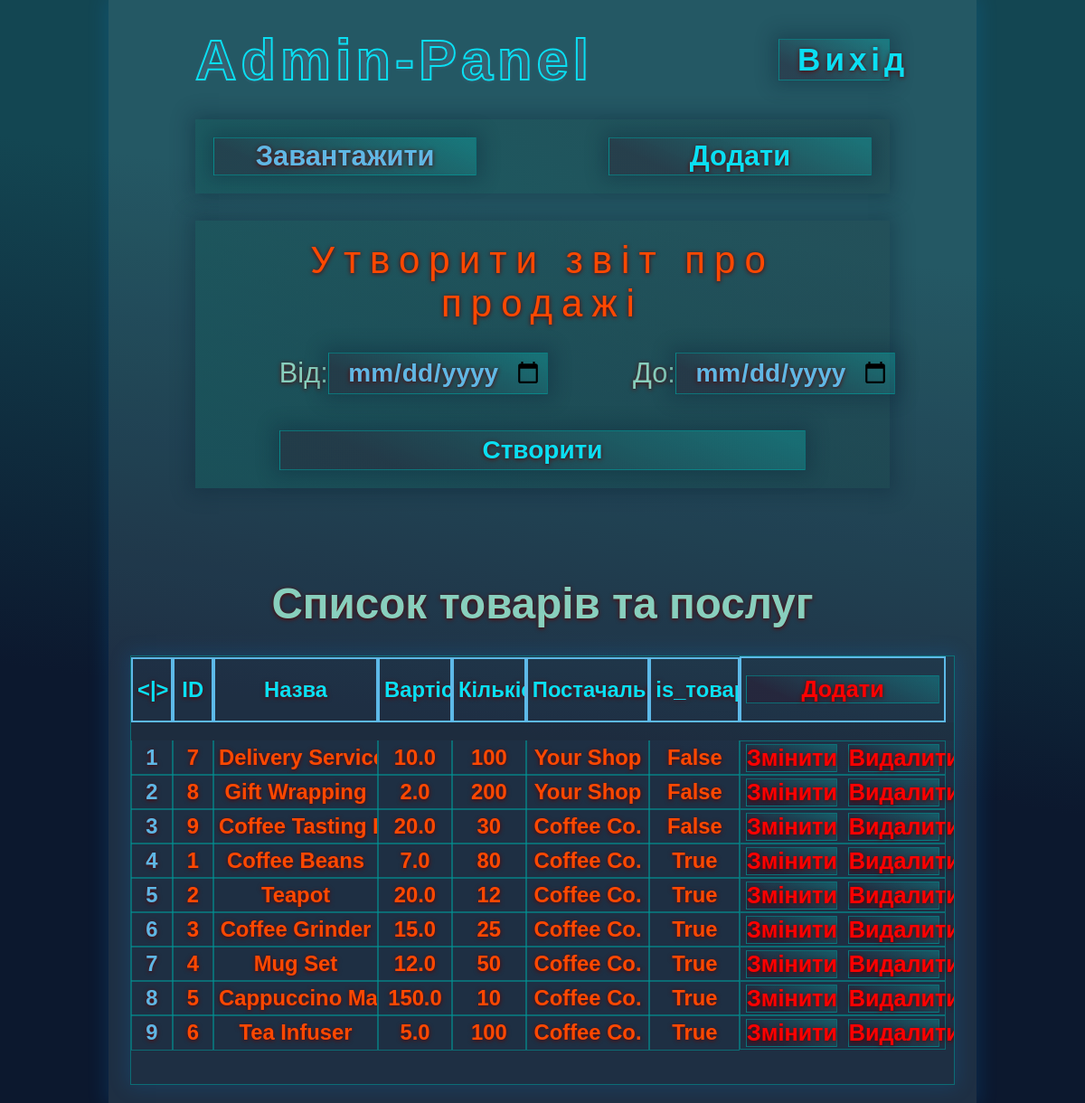
Page /admin/admin-panel (signed in) on the earlier database version.
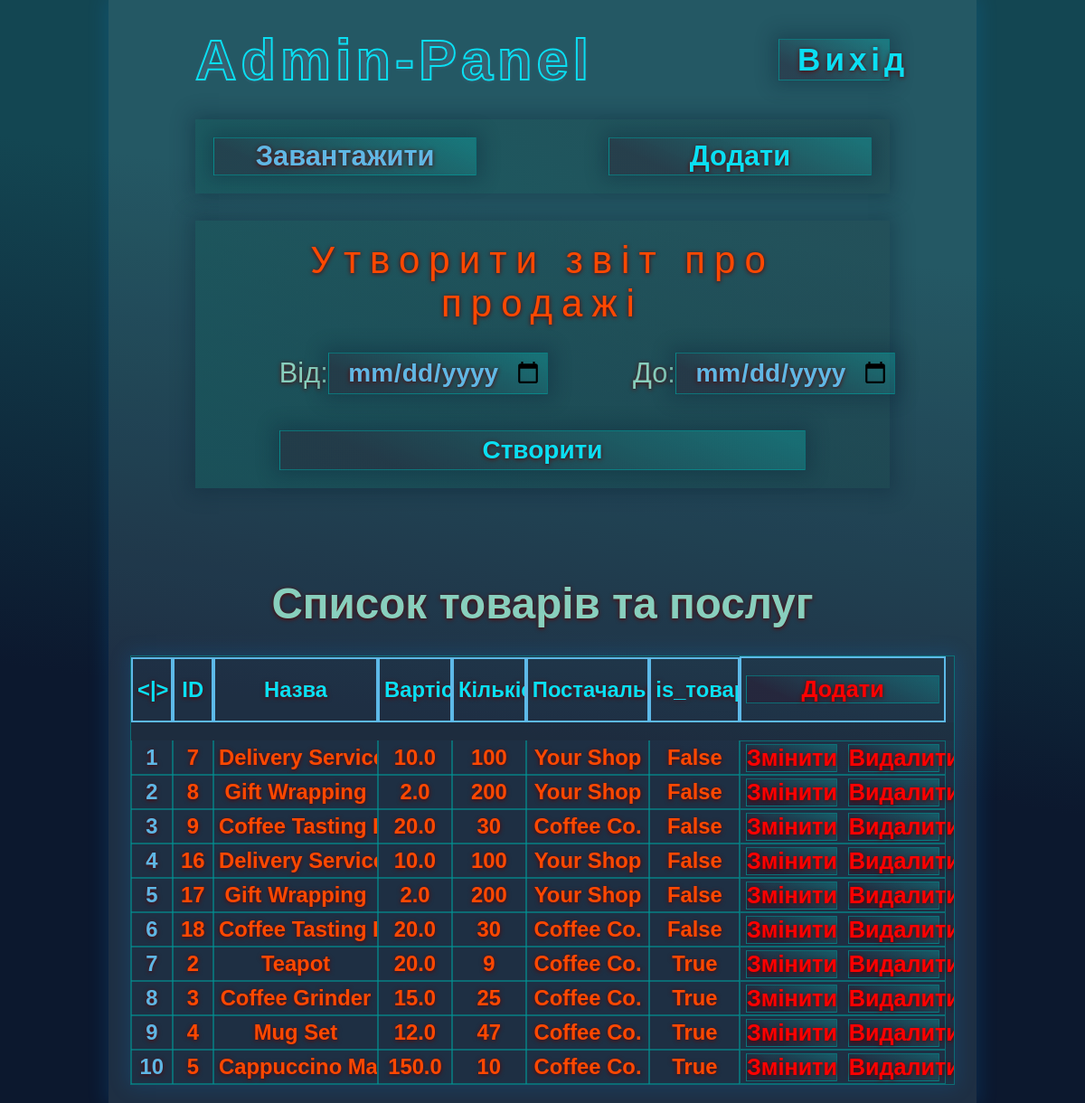
Same page on the later database version.
### models_pack.py (models this page shows, shortened)
class ProductsAndServices(dBase.Model):
    __tablename__ = 'products_and_services'
    id = dBase.Column(dBase.Integer, primary_key=True)
    name = dBase.Column(dBase.String(255), nullable=False)
    price = dBase.Column(dBase.Float, nullable=False)
    quantity = dBase.Column(dBase.Integer, nullable=False)
    supplier = dBase.Column(dBase.String(255), nullable=False)
    is_product = dBase.Column(dBase.Boolean, default=True)
    definition = dBase.Column(dBase.Text(), nullable=True)
    invoice_id = dBase.Column(dBase.Integer, dBase.ForeignKey('income_invoices.id'))
    income_invoice_rel = dBase.relationship('IncomeInvoices', back_populates='products_rel')

### admin.py (the view)
@Admin.route('/admin-panel', methods=["GET", "POST"])
@login_required
def show_admin_panel():
    gnt_form = GenerateReportForm()
    products = dBase.session.query(ProductsAndServices).order_by(ProductsAndServices.is_product).all()
    return render_template(
              'admin.html',  products=products, title="Admin-Panel", gnt_form=gnt_form
    )

### Forms.py
class GenerateReportForm(FlaskForm):
    start_date = DateField('Вiд:', format='%Y-%m-%d', validators=[DataRequired()])
    finish_date = DateField('До:', format='%Y-%m-%d', validators=[DataRequired()])
    submit_rpt = SubmitField('Створити')

### main.py (called while the page is built)
@login_manager.user_loader
def load_user(id):
    return Customers.query.get(int(id))

### templates/admin.html (shortened to what this page needs)
{% extends "admin_base.html" %}
{% block admin_panel %}
    <div class="main">
        <div class="header">
            <h2>Admin-Panel</h2>
            <a href="{{ url_for('logout') }}">Виxiд</a>
        </div>
        <div class="load-excel">
            <form action="{{ url_for('admin.load_excel') }}" method="post" enctype="multipart/form-data">
                <label class="btn-load-excel-label" for="file-input"> Завантажити</label>
                <input type="submit" value="Додати">
            </form>
        </div>
        <div class="generate-report">
            <h1>Утворити звiт про продажi</h1>
            <form action="{{ url_for('admin.generate_report') }}" method="post">
                <div class="trigger-time">
                    <div>
                        {{ gnt_form.start_date.label() }}
                        {{ gnt_form.start_date() }}
                    </div>
                    <div>
                        {{ gnt_form.finish_date.label() }}
                        {{ gnt_form.finish_date() }}
                    </div>
                </div>
                {{ gnt_form.submit_rpt(class="report-btn") }}
            </form>
        </div>
        <div class="list-products">
            <div class="message-block-admin">
            </div>
            <h1>Список товарiв та послуг</h1>
            <div class="table">
                <div class="th">
                    <label><|></label>
                    <label>ID</label>
                    <label>Назва</label>
                    <label>Вартість</label>
                    <label>Кількість</label>
                    <label>Постачальники</label>
                    <label>is_товар</label>
                    <label><a href="{{ url_for('admin.action_nodes', product_id = None) }}">Додати</a></label>
                </div>
                <div class="tbody">
                    {% for product in products %}
                    <div class="td">
                        <p>{{ loop.index }}</p>
                        <p>{{ product.id }}</p>
                        <p>{{ product.name }}</p>
                        <p>{{ product.price }}</p>
                        <p>{{ product.quantity }}</p>
                        <p>{{ product.supplier }}</p>
                        <p>{{ product.is_product }}</p>
                        <div>
                            <a href="{{ url_for('admin.action_nodes', product_id=product.id) }}">Змiнити</a>
                            <a href="{{ url_for('admin.delete_nodes', product_id=product.id) }}">Видалити</a>
                        </div>
                    </div>
                    {% endfor %}
                </div>
            </div>
        </div>
    </div>
{% endblock %}

### templates/admin_base.html (shortened to what this page needs)
<!DOCTYPE html>
<html lang="en">
    <head>
        <link rel="stylesheet" href="{{ url_for('static', filename='css/admin-style.css') }}">
        <link rel="stylesheet" href="{{ url_for('static', filename='css/errors.css') }}">
        <link rel="stylesheet" href="{{ url_for('static', filename='css/block-pack.css') }}">
        <link rel="stylesheet" href="{{ url_for('static', filename='css/root-pack.css') }}">
    </head>
    <body>
        <div class="container">
              {% block admin_panel  %}{% endblock %}
        </div>
    </body>
</html>

### static/css/errors.css (style rules this page uses)
.list-products .message-block-admin { width: 100%; position: absolute; margin-top: -70px; height: 50px; justify-content: center; font-size: 3rem; border-radius: 10px; text-align: center; overflow-y: hidden; }

### static/css/root-pack.css (style rules this page uses)
:root { --box-shadow: 0 0 20px 6px rgba(10, 30, 50, 0.3); --box-shadow-neon: 0 0 20px 3px rgba(0, 153, 255, 0.151); --font-color-orange: rgb(255, 72, 0); --color-input-back: rgba(78, 126, 134, 0.57); --font-color-blue: rgb(100, 200, 250, 0.9); --font-color-lightgreen: rgb(136, 207, 189); --font-color-select: rgb(10, 223, 243); --text-shadow: 0 1px 5px rgb(90, 2, 2); --gradient-block: linear-gradient(25deg,rgba(56, 1, 27, 0.253) 20%,rgba(0, 255, 242, 0.192) 95%); --gradient-form: linear-gradient(40deg,rgba(22, 91, 94, 0.589) 7%,rgba(32, 56, 58, 0.25) 99%); --gradient-block-background: linear-gradient(0deg, rgb(0, 24, 16) 15%, rgb(1, 67, 83, 0.774) 77%); --gradient-shop-background: linear-gradient(5deg, rgb(5, 34, 31) 15%, rgb(0, 90, 112) 77%); --bottom-color-line: rgba(0, 25, 29, 0.801); --border-header: 8px solid rgba(232, 240, 241, 0.1); --border-lightblue: 1px solid rgba(0, 150, 150, 0.6); }

Differences in the rows shown:
removed ProductsAndServices: id "1", name "Coffee Beans", price "7.0", quantity "80", supplier "Coffee Co.", is_product "True"
no longer on this page (row unchanged): ProductsAndServices: id "6", name "Tea Infuser", price "5.0", quantity "100", supplier "Coffee Co.", is_product "True"
added ProductsAndServices: id "16", name "Delivery…", price "10.0", quantity "100", supplier "Your Shop", is_product "False"
added ProductsAndServices: id "17", name "Gift Wrapping", price "2.0", quantity "200", supplier "Your Shop", is_product "False"
added ProductsAndServices: id "18", name "Coffee Tasting…", price "20.0", quantity "30", supplier "Coffee Co.", is_product "False"
changed ProductsAndServices "Teapot": quantity "12" → "9"
changed ProductsAndServices "Mug Set": quantity "50" → "47"
